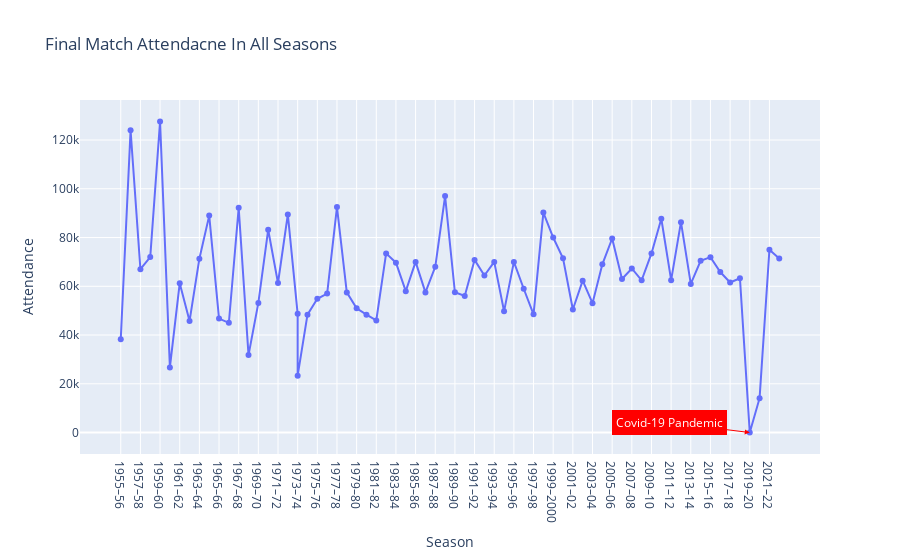

Notebook source saved alongside this figure:
### Markdown cell above
### Final Match Attendacne In All Seasons

### Code cell
fig= px.line(finals, x="Season",y="Attendance" , markers="o" , title="Final Match Attendacne In All Seasons")

fig.add_annotation(
    x="2019–20", y=0,
    text="Covid-19 Pandemic",
    arrowhead=2,
    bgcolor="red",
    font=dict(color="white"),
    bordercolor="red",
    borderwidth=2,
    borderpad=2,
    arrowcolor="red" ,
    ax=-80,ay=-10
)
fig.show()

### Figure 1 — Plotly figure (JSON) as saved in the notebook; plotly's stock layout.template omitted (floating-point values rounded to 4 significant figures)
{"data": [{"hovertemplate": "Season=%{x}<br>Attendance=%{y}<extra></extra>", "legendgroup": "", "line": {"color": "#636efa", "dash": "solid"}, "marker": {"symbol": "circle"}, "mode": "lines+markers", "name": "", "orientation": "v", "showlegend": false, "type": "scatter", "x": ["1955–56", "1956–57", "1957–58", "1958–59", "1959–60", "1960–61", "1961–62", "1962–63", "1963–64", "1964–65", "1965–66", "1966–67", "1967–68", "1968–69", "1969–70", "1970–71", "1971–72", "1972–73", "1973–74", "1973–74", "1974–75", "1975–76", "1976–77", "1977–78", "1978–79", "1979–80", "1980–81", "1981–82", "1982–83", "1983–84", "1984–85", "1985–86", "1986–87", "1987–88", "1988–89", "1989–90", "1990–91", "1991–92", "1992–93", "1993–94", "1994–95", "1995–96", "1996–97", "1997–98", "1998–99", "1999–2000", "2000–01", "2001–02", "2002–03", "2003–04", "2004–05", "2005–06", "2006–07", "2007–08", "2008–09", "2009–10", "2010–11", "2011–12", "2012–13", "2013–14", "2014–15", "2015–16", "2016–17", "2017–18", "2018–19", "2019–20", "2020–21", "2021–22", "2022–23"], "xaxis": "x", "y": [38239, 124000, 67000, 72000, 127621, 26732, 61257, 45715, 71333, 89000, 46745, 45000, 92225, 31782, 53187, 83179, 61354, 89484, 48722, 23325, 48374, 54864, 57000, 92500, 57500, 51000, 48360, 46000, 73500, 69693, 58000, 70000, 57500, 68000, 97000, 57558, 56000, 70827, 64400, 70000, 49730, 70000, 59000, 48500, 90245, 80000, 71500, 50499, 62315, 53053, 69000, 79610, 63000, 67310, 62467, 73490, 87695, 62500, 86298, 60976, 70442, 71942, 65842, 61561, 63272, 0, 14110, 75000, 71412], "yaxis": "y"}], "layout": {"annotations": [{"arrowcolor": "red", "arrowhead": 2, "ax": -80, "ay": -10, "bgcolor": "red", "bordercolor": "red", "borderpad": 2, "borderwidth": 2, "font": {"color": "white"}, "text": "Covid-19 Pandemic", "x": "2019–20", "y": 0}], "legend": {"tracegroupgap": 0}, "title": {"text": "Final Match Attendacne In All Seasons"}, "xaxis": {"anchor": "y", "domain": [0, 1], "title": {"text": "Season"}}, "yaxis": {"anchor": "x", "domain": [0, 1], "title": {"text": "Attendance"}}}}
